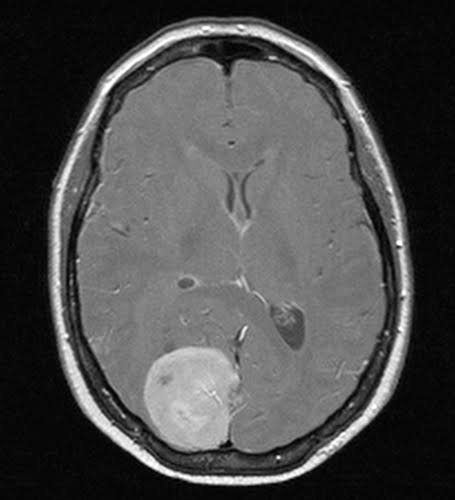
#> input picture Brain Tumor Detection and Segmentation Project/image-2.jpg, 455 x 500 px
$ jupyter execute tumor_segmentation.ipynb
#> lines starting #> are read from the running program, lines starting #| are printed output that depends on the picture; after the words box and inside, x2 and y2 are one past the last pixel; in counts of white or black regions, pixels touching at a corner belong together
# Requirements

[cell 1]
import cv2
import numpy as np
import matplotlib.pyplot as plt

# **Tumor Detection Workflow**

1. **Load the MRI Brain Image**
   Import the magnetic resonance imaging (MRI) scan of the brain.

2. **Brain Region Extraction**
   Isolate and extract only the brain region from the MRI image, removing non-brain areas.

3. **Tumor Segmentation**
   Detect and segment the tumor region from the extracted brain area.

4. **Tumor Size Calculation**
   Measure and calculate the size (area or volume) of the segmented tumor.

# Load image

Define the path to the image.

[cell 2]
image_path = "image-2.jpg"

Read the image.

[cell 3]
image = cv2.imread(image_path)
#> image is the input picture: shape (500, 455, 3); min 0, max 255, mean 75.4

Resize the image to width and height of 256 pixels.

[cell 4]
resized_image = cv2.resize(image, (256, 256))

Convert the image from BGR to grayscale.

[cell 5]
grayscale_image = cv2.cvtColor(resized_image, cv2.COLOR_BGR2GRAY)

Show the image.

[cell 6]
plt.imshow(grayscale_image, cmap="gray")
plt.axis("off");

If the pixels in the image can be classified into two different intensity classes, that is, if they have a bimodal histogram, then **Otsu's method** can be used to threshold them into a binary mask. Let's check that assumption.

Make a histogram of the intensities in the grayscale image.

[cell 7]
plt.hist(grayscale_image.ravel(),256)
plt.show()
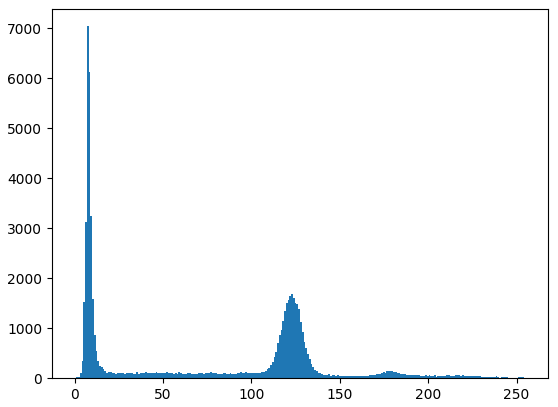
#> figure drawn by matplotlib, 1 panel; tallest bar 7039 high, from x = 6.97 to 7.97

[cell 8]
_, thresh = cv2.threshold(grayscale_image, 0, 255, cv2.THRESH_OTSU)
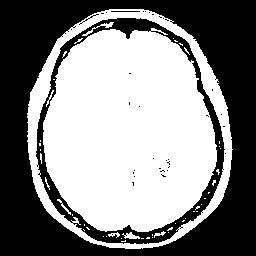
#> thresh: shape (256, 256); 52.3% white; 36 black regions (32 under 20 px), largest, box (x1, y1, x2, y2) and area: (0, 0, 256, 256) 26141, (36, 18, 225, 244) 4977, (111, 11, 140, 12) 29, (79, 14, 99, 25) 22

[cell 9]
plt.imshow(thresh, cmap="gray")
plt.axis("off");

[cell 10]
colormask = np.zeros(resized_image.shape, dtype=np.uint8)
colormask[thresh != 0] = np.array((0, 0, 255))
blended = cv2.addWeighted(resized_image, 0.7, colormask, 0.1,0)
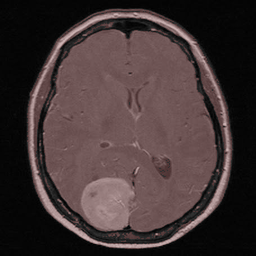
#> blended: shape (256, 256, 3); mean B, G, R 52.8, 52.8, 66.1
plt.imshow(cv2.cvtColor(blended, cv2.COLOR_BGR2RGB))
plt.axis("off");

[cell 11]
ret, markers = cv2.connectedComponents(thresh)
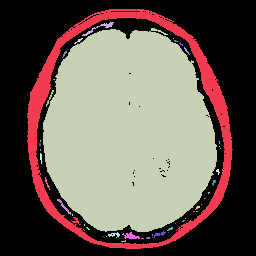
#> markers: shape (256, 256) int32; 49 distinct labels, from 0 to 48; one colour per label, 0 black
#> ret = 49

Get the area taken by each component. Ignore label 0 since this is the background.

[cell 12]
marker_area = [np.sum(markers == m) for m in range(np.max(markers)) if m != 0]
#> marker_area = 47 values, max 27799 at index 2, min 1 at index 4, mean 729.7

Get label of largest component by area.

[cell 13]
largest_component = np.argmax(marker_area) + 1 # Add 1 since we dropped zero above.
#> largest_component = 3

Get pixels which correspond to the brain.

[cell 14]
brain_mask = markers == largest_component
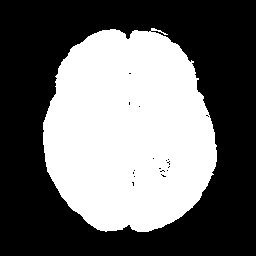
#> brain_mask: shape (256, 256) bool; 42.4% white; 1 white region, box (x1, y1, x2, y2) and area: (43, 28, 217, 232) 27799

In a copy of the original image, clear those pixels that don't correspond to the brain.

[cell 15]
brain_out = resized_image.copy()
brain_out[brain_mask == False] = (0, 0, 0)
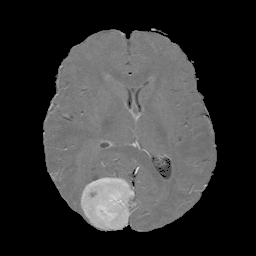
#> brain_out: shape (256, 256, 3); min 0, max 231, mean 53.7
plt.imshow(brain_out)
plt.axis("off");

[cell 16]
brain_image = cv2.cvtColor(brain_out, cv2.COLOR_BGR2GRAY)

Apply Gaussian blur to the segmented brain.

[cell 17]
blurred_image = cv2.GaussianBlur(brain_image, (3, 3), 0)

[cell 18]
plt.imshow(blurred_image, cmap="gray")
plt.axis("off");

Reshape the image for K-means clustering.

[cell 19]
Z = np.float32(blurred_image.reshape((-1,1)))

Define the criteria and apply K-means.

[cell 20]
criteria = (cv2.TERM_CRITERIA_EPS + cv2.TERM_CRITERIA_MAX_ITER, 10, 1.0)
K = 3  # Number of clusters (brain, tumor, background).
_, labels, centers = cv2.kmeans(Z, K, None, criteria, 10, cv2.KMEANS_RANDOM_CENTERS)
#> centers = [0.656, 121.5, 179.2]

Reshape labels to the original image shape.

[cell 21]
segmented = labels.reshape(blurred_image.shape).astype("uint8")
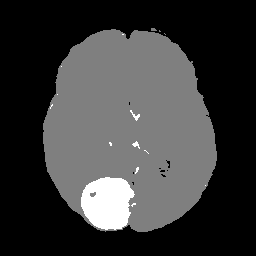
#> segmented: shape (256, 256); min 0, max 2, mean 0.458; drawn with min black and max white

[cell 22]
plt.imshow(segmented, cmap="gray")
plt.axis("off");

Convert the tumor cluster to binary mask.

[cell 23]
tumor_mask = np.zeros_like(blurred_image)
tumor_mask[segmented == np.argmax(centers)] = 255  # Define the mask.

[cell 24]
plt.imshow(tumor_mask, cmap="gray")
plt.axis("off");
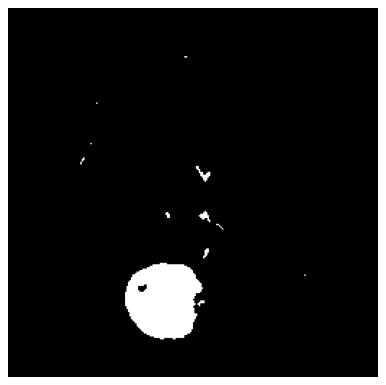
#> figure drawn by matplotlib, 1 panel

**Morphological Operations**

1. Erosion
- Erosion is a fundamental morphological operation that reduces the size of objects in a binary image. It works by removing pixels from the boundaries of objects.
- Purpose: To remove small noise, detach connected objects, and erode boundaries.
- How it Works: The structuring element slides over the image, and for each position, if all the pixels under the structuring element match the foreground, the pixel in the output image is set to the foreground. Otherwise, it is set to the background.

2. Dilation
- Dilation is the opposite of erosion and is used to increase the size of objects in an image.
- Purpose: To join adjacent objects, fill small holes, and enhance features.
How it Works: The structuring element slides over the image, and for each position, if any pixel under the structuring element matches the foreground, the pixel in the output image is set to the foreground.
3. Opening
- Opening is a compound operation that involves erosion followed by dilation.
- Purpose: To remove small objects or noise from the image while preserving the shape and size of larger objects.
- How it Works: First, the image undergoes erosion, which removes small objects and noise. Then, dilation is applied to restore the size of the remaining objects to their original dimensions.
4. Closing
- Closing is another compound operation that consists of dilation followed by erosion.
- Purpose: To fill small holes and gaps in objects while preserving their overall shape.
- How it Works: First, dilation is applied to the image, filling small holes and gaps. Then, erosion is applied to restore the original size of the objects.

Perform morphological operations to refine segmentation.

[cell 25]
kernel = np.ones((7, 7), np.uint8)
tumor_mask0 = cv2.morphologyEx(tumor_mask, cv2.MORPH_OPEN, kernel)

[cell 26]
plt.imshow(tumor_mask, cmap="gray")
plt.axis("off");

Find contours and select the largest one (likely the tumor).

[cell 27]
contours, _ = cv2.findContours(tumor_mask, cv2.RETR_EXTERNAL, cv2.CHAIN_APPROX_SIMPLE)
contours = sorted(contours, key=cv2.contourArea, reverse=True)

Create a final mask for the tumor.

[cell 28]
final_mask = np.zeros_like(brain_image)
if contours:
    cv2.drawContours(final_mask, [contours[0]], -1, (255, 0, 0), thickness=cv2.FILLED)
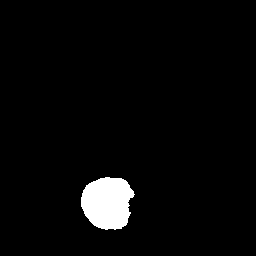
#> final_mask: shape (256, 256); 3.3% white; 1 white region, box (x1, y1, x2, y2) and area: (81, 177, 135, 230) 2179

Display the results.

[cell 29]
plt.figure(figsize=(12, 4))
plt.subplot(1, 3, 1)
plt.title("Original Image")
plt.imshow(cv2.cvtColor(resized_image, cv2.COLOR_BGR2RGB))
plt.axis("off");

plt.subplot(1, 3, 2)
plt.title("K-means Segmentation")
plt.imshow(segmented, cmap="gray")
plt.axis("off");

plt.subplot(1, 3, 3)
plt.title("Segmented Tumor")
plt.imshow(final_mask, cmap="gray")
plt.axis("off");

plt.show()

Extract the contour of the tumor.

[cell 30]
tumor_contour = contours[0] # This is the largest contour.
tumor_area_px = cv2.contourArea(tumor_contour)  # Get the area of the largest contour in pixels.

Get bounding box around the tumor.

[cell 31]
x, y, w, h = cv2.boundingRect(tumor_contour)

Assume pixel spacing (modify as needed).

[cell 32]
pixel_spacing = 0.5  # Example: 0.5 mm per pixel.

Convert area to mm².

[cell 33]
tumor_area_mm2 = tumor_area_px * (pixel_spacing ** 2)

[cell 34]
print(f"Tumor Size in Pixels: {tumor_area_px} px²")
print(f"Tumor Size in mm²: {tumor_area_mm2:.2f} mm²")
print(f"Tumor Bounding Box: Width={w}px, Height={h}px")

Draw bounding box around the tumor.

[cell 35]
bounding_box = cv2.rectangle(resized_image.copy(), (x, y), (x + w, y + h), (0, 0, 255), 1)

[cell 36]
plt.figure(figsize=(6,6))
plt.imshow(cv2.cvtColor(bounding_box, cv2.COLOR_BGR2RGBA))
plt.axis("off");

Draw a contour around the tumor.

[cell 37]
contour_image = cv2.drawContours(resized_image.copy(), contours, 0, (0, 0, 255), thickness=1)

[cell 38]
plt.figure(figsize=(6,6))
plt.imshow(cv2.cvtColor(contour_image, cv2.COLOR_BGR2RGB))
plt.axis("off");
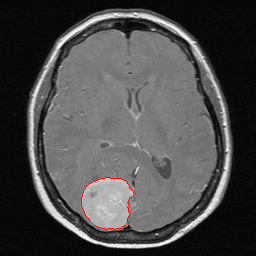
#> shown: shape (256, 256, 3); mean R, G, B 75.5, 74.9, 74.9

$ run again, with Brain Tumor Detection and Segmentation Project/image-1.jpg copied over Brain Tumor Detection and Segmentation Project/image-2.jpg
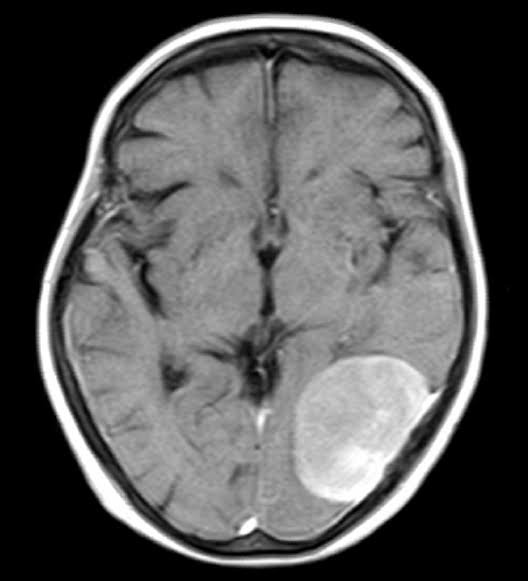
#> input picture Brain Tumor Detection and Segmentation Project/image-1.jpg, 528 x 581 px
#> image is the input picture: shape (581, 528, 3); min 0, max 255, mean 87.8
#> thresh: shape (256, 256); 54.2% white; 24 black regions (11 under 20 px), largest, box (x1, y1, x2, y2) and area: (0, 0, 256, 256) 23460, (25, 86, 229, 246) 2658, (50, 12, 215, 88) 2330
#> `ret, markers = cv2.connectedComponents(thresh)`:
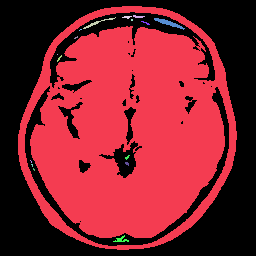
#> markers: shape (256, 256) int32; 18 distinct labels, from 0 to 17; one colour per label, 0 black
#> ret = 18
#> marker_area = [35195, 23, 61, 18, 4, 113, 13, 3, 6, 1, 12, 12, 3, 11, 4, 4]
#> largest_component = 1
#> brain_mask: shape (256, 256) bool; 53.7% white; 24 black regions (11 under 20 px), largest, box (x1, y1, x2, y2) and area: (0, 0, 256, 256) 23460, (25, 86, 229, 246) 2717, (50, 12, 215, 88) 2584
#> brain_out: shape (256, 256, 3); min 0, max 255, mean 81.9
#> centers = [3.95, 136.6, 216.8]
#> final_mask: shape (256, 256); 62.9% white; 1 black region, box (x1, y1, x2, y2) and area: (0, 0, 256, 256) 24337
#> `[cell 38] plt.figure(figsize=(6,6)) plt.imshow(cv2.cvtColor(contour_im..`:
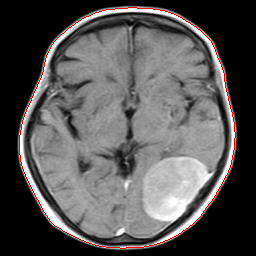
#> shown: shape (256, 256, 3); mean R, G, B 88.1, 85.5, 85.5

$ run again, with Brain Tumor Detection and Segmentation Project/image-4.jpg copied over Brain Tumor Detection and Segmentation Project/image-2.jpg
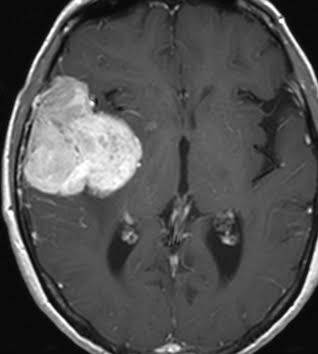
#> input picture Brain Tumor Detection and Segmentation Project/image-4.jpg, 318 x 354 px
#> image is the input picture: shape (354, 318, 3); min 0, max 255, mean 81
#> thresh: shape (256, 256); 13% white; 38 white regions (31 under 20 px), largest, box (x1, y1, x2, y2) and area: (19, 55, 115, 142) 5702, (2, 0, 88, 256) 1611, (192, 173, 256, 256) 564
#> markers: shape (256, 256) int32; 39 distinct labels, from 0 to 38
#> ret = 39
#> marker_area = 37 values, max 5702 at index 9, min 1 at index 2, mean 230.4
#> largest_component = 10
#> brain_mask: shape (256, 256) bool; 8.7% white; 1 white region, box (x1, y1, x2, y2) and area: (19, 55, 115, 142) 5702
#> centers = [0.242, 150, 206.6]
#> final_mask: shape (256, 256); 6.1% white; 1 white region, box (x1, y1, x2, y2) and area: (20, 63, 114, 140) 4004
#> `[cell 38] plt.figure(figsize=(6,6)) plt.imshow(cv2.cvtColor(contour_im..`:
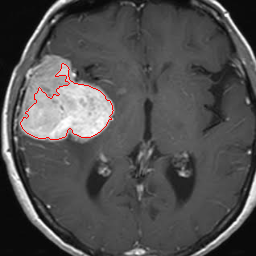
#> shown: shape (256, 256, 3); mean R, G, B 81.2, 80, 80
